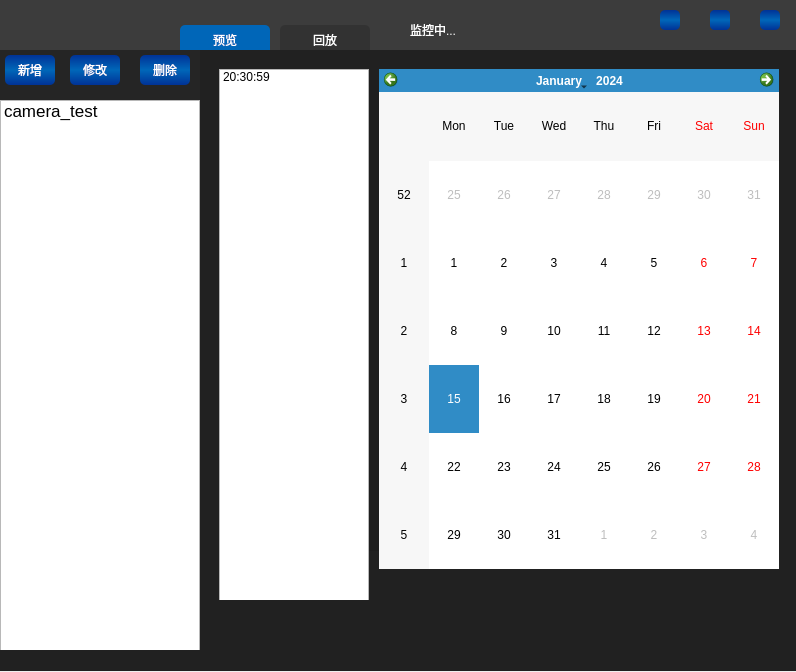
<?xml version="1.0" encoding="UTF-8"?>
<ui version="4.0">
 <class>XViewerClass</class>
 <widget class="QWidget" name="XViewerClass">
  <property name="geometry">
   <rect>
    <x>0</x>
    <y>0</y>
    <width>796</width>
    <height>672</height>
   </rect>
  </property>
  <property name="windowTitle">
   <string>XViewer</string>
  </property>
  <property name="windowIcon">
   <iconset>
    <normaloff>:/新前缀/img/xv.ico</normaloff>:/新前缀/img/xv.ico</iconset>
  </property>
  <property name="styleSheet">
   <string notr="true">/* 按钮样式 */
QPushButton:hover

 { 
background-color: qlineargradient(spread:pad, x1:0, y1:0, x2:0, y2:1, stop:0 rgba(0, 102, 184, 255), stop:0.495 rgba(39, 39, 39, 255), stop:0.505 rgba(39,39, 39, 255), stop:1 rgba(0, 102, 184, 255));
border: none;
border-radius:5px;
color: rgb(255, 255, 255);
font: 75 12pt &quot;黑体&quot;;
 }
QPushButton:!hover
 { 
	background-color: qlineargradient(spread:pad, x1:0, y1:0, x2:0, y2:1, stop:0 rgba(0, 50, 150, 255), stop:0.495 rgba(0, 102, 184, 255), stop:0.505 rgba(0, 102, 184, 255), stop:1 rgba(0, 50, 150, 255));
 border: none;
border-radius:5px;
color: rgb(255, 255, 255);
font: 75 12pt &quot;黑体&quot;;
 }



/* 顶部样式 */
#head
{
background-color: #3c3c3c;
}
#logo
{
	background-image: url(:/XViewer/img/logo_150_40.png);
}
#close
{
	background-image: url(:/XViewer/img/close.png);
}
#min
{
	background-image: url(:/XViewer/img/min.png);
}
#max
{
	background-image: url(:/XViewer/img/max.png);
}
#normal
{
	background-image: url(:/XViewer/img/normal.png);
}

/* body 样式 */
#body
{
background-color: #212121;
}
#left
{
background-color: #252525;
}
#cams
{
background-color: #1e1e1e;
}


#status
{
	color:rgb(255,255,255);
	font: 75 9pt &quot;AdOBE Arabic&quot;;
}

/* tab菜单按钮切换样式 */
#preview
{
background-color:rgb(50, 50,50);
}
#playback
{
background-color:rgb(50, 50,50);
}
#preview:checked
{
background-color:rgb(0, 102,184);
}
#playback:checked
{
background-color:rgb(0, 102,184);
}</string>
  </property>
  <widget class="QWidget" name="head" native="true">
   <property name="geometry">
    <rect>
     <x>0</x>
     <y>0</y>
     <width>800</width>
     <height>50</height>
    </rect>
   </property>
   <property name="minimumSize">
    <size>
     <width>800</width>
     <height>50</height>
    </size>
   </property>
   <property name="maximumSize">
    <size>
     <width>16777215</width>
     <height>50</height>
    </size>
   </property>
   <property name="styleSheet">
    <string notr="true"/>
   </property>
   <widget class="QWidget" name="logo" native="true">
    <property name="geometry">
     <rect>
      <x>0</x>
      <y>5</y>
      <width>155</width>
      <height>40</height>
     </rect>
    </property>
   </widget>
   <widget class="QWidget" name="head_button" native="true">
    <property name="geometry">
     <rect>
      <x>650</x>
      <y>0</y>
      <width>150</width>
      <height>50</height>
     </rect>
    </property>
    <property name="minimumSize">
     <size>
      <width>150</width>
      <height>50</height>
     </size>
    </property>
    <property name="maximumSize">
     <size>
      <width>150</width>
      <height>50</height>
     </size>
    </property>
    <widget class="QPushButton" name="close">
     <property name="geometry">
      <rect>
       <x>110</x>
       <y>10</y>
       <width>20</width>
       <height>20</height>
      </rect>
     </property>
     <property name="text">
      <string/>
     </property>
     <property name="flat">
      <bool>true</bool>
     </property>
    </widget>
    <widget class="QPushButton" name="min">
     <property name="geometry">
      <rect>
       <x>10</x>
       <y>10</y>
       <width>20</width>
       <height>20</height>
      </rect>
     </property>
     <property name="text">
      <string/>
     </property>
     <property name="flat">
      <bool>true</bool>
     </property>
    </widget>
    <widget class="QPushButton" name="max">
     <property name="geometry">
      <rect>
       <x>60</x>
       <y>10</y>
       <width>20</width>
       <height>20</height>
      </rect>
     </property>
     <property name="text">
      <string/>
     </property>
     <property name="flat">
      <bool>true</bool>
     </property>
    </widget>
    <widget class="QPushButton" name="normal">
     <property name="geometry">
      <rect>
       <x>60</x>
       <y>10</y>
       <width>20</width>
       <height>20</height>
      </rect>
     </property>
     <property name="text">
      <string/>
     </property>
     <property name="flat">
      <bool>true</bool>
     </property>
    </widget>
    <zorder>close</zorder>
    <zorder>min</zorder>
    <zorder>normal</zorder>
    <zorder>max</zorder>
   </widget>
   <widget class="QLabel" name="status">
    <property name="geometry">
     <rect>
      <x>410</x>
      <y>10</y>
      <width>200</width>
      <height>40</height>
     </rect>
    </property>
    <property name="text">
     <string>监控中...</string>
    </property>
    <property name="alignment">
     <set>Qt::AlignLeading|Qt::AlignLeft|Qt::AlignVCenter</set>
    </property>
   </widget>
   <widget class="QPushButton" name="preview">
    <property name="geometry">
     <rect>
      <x>180</x>
      <y>25</y>
      <width>90</width>
      <height>30</height>
     </rect>
    </property>
    <property name="text">
     <string>预览</string>
    </property>
    <property name="checkable">
     <bool>true</bool>
    </property>
    <property name="checked">
     <bool>true</bool>
    </property>
    <property name="autoExclusive">
     <bool>true</bool>
    </property>
   </widget>
   <widget class="QPushButton" name="playback">
    <property name="geometry">
     <rect>
      <x>280</x>
      <y>25</y>
      <width>90</width>
      <height>30</height>
     </rect>
    </property>
    <property name="text">
     <string>回放</string>
    </property>
    <property name="checkable">
     <bool>true</bool>
    </property>
    <property name="checked">
     <bool>false</bool>
    </property>
    <property name="autoExclusive">
     <bool>true</bool>
    </property>
   </widget>
  </widget>
  <widget class="QWidget" name="body" native="true">
   <property name="geometry">
    <rect>
     <x>0</x>
     <y>50</y>
     <width>801</width>
     <height>621</height>
    </rect>
   </property>
   <widget class="QWidget" name="left" native="true">
    <property name="geometry">
     <rect>
      <x>0</x>
      <y>0</y>
      <width>200</width>
      <height>600</height>
     </rect>
    </property>
    <property name="minimumSize">
     <size>
      <width>200</width>
      <height>600</height>
     </size>
    </property>
    <property name="maximumSize">
     <size>
      <width>200</width>
      <height>16777215</height>
     </size>
    </property>
    <widget class="QListWidget" name="cam_list">
     <property name="geometry">
      <rect>
       <x>0</x>
       <y>50</y>
       <width>200</width>
       <height>1000</height>
      </rect>
     </property>
     <property name="font">
      <font>
       <pointsize>13</pointsize>
      </font>
     </property>
     <property name="dragEnabled">
      <bool>true</bool>
     </property>
     <property name="iconSize">
      <size>
       <width>50</width>
       <height>50</height>
      </size>
     </property>
     <item>
      <property name="text">
       <string>camera_test</string>
      </property>
     </item>
    </widget>
    <widget class="QPushButton" name="add_cam">
     <property name="geometry">
      <rect>
       <x>5</x>
       <y>5</y>
       <width>50</width>
       <height>30</height>
      </rect>
     </property>
     <property name="text">
      <string>新增</string>
     </property>
    </widget>
    <widget class="QPushButton" name="set_cam">
     <property name="geometry">
      <rect>
       <x>70</x>
       <y>5</y>
       <width>50</width>
       <height>30</height>
      </rect>
     </property>
     <property name="text">
      <string>修改</string>
     </property>
    </widget>
    <widget class="QPushButton" name="del_cam">
     <property name="geometry">
      <rect>
       <x>140</x>
       <y>5</y>
       <width>50</width>
       <height>30</height>
      </rect>
     </property>
     <property name="text">
      <string>删除</string>
     </property>
    </widget>
   </widget>
   <widget class="QWidget" name="cams" native="true">
    <property name="geometry">
     <rect>
      <x>260</x>
      <y>30</y>
      <width>451</width>
      <height>471</height>
     </rect>
    </property>
   </widget>
   <widget class="QWidget" name="playback_wid" native="true">
    <property name="geometry">
     <rect>
      <x>219</x>
      <y>19</y>
      <width>571</width>
      <height>531</height>
     </rect>
    </property>
    <widget class="QCalendarWidget" name="cal">
     <property name="geometry">
      <rect>
       <x>160</x>
       <y>0</y>
       <width>400</width>
       <height>500</height>
      </rect>
     </property>
    </widget>
    <widget class="QListWidget" name="time_list">
     <property name="geometry">
      <rect>
       <x>0</x>
       <y>0</y>
       <width>150</width>
       <height>800</height>
      </rect>
     </property>
     <item>
      <property name="text">
       <string>20:30:59</string>
      </property>
     </item>
    </widget>
   </widget>
  </widget>
 </widget>
 <layoutdefault spacing="6" margin="11"/>
 <resources>
  <include location="xviewer.qrc"/>
 </resources>
 <connections>
  <connection>
   <sender>close</sender>
   <signal>clicked()</signal>
   <receiver>XViewerClass</receiver>
   <slot>close()</slot>
   <hints>
    <hint type="sourcelabel">
     <x>761</x>
     <y>25</y>
    </hint>
    <hint type="destinationlabel">
     <x>915</x>
     <y>285</y>
    </hint>
   </hints>
  </connection>
  <connection>
   <sender>max</sender>
   <signal>clicked()</signal>
   <receiver>XViewerClass</receiver>
   <slot>MaxWindow()</slot>
   <hints>
    <hint type="sourcelabel">
     <x>711</x>
     <y>26</y>
    </hint>
    <hint type="destinationlabel">
     <x>947</x>
     <y>325</y>
    </hint>
   </hints>
  </connection>
  <connection>
   <sender>min</sender>
   <signal>clicked()</signal>
   <receiver>XViewerClass</receiver>
   <slot>showMinimized()</slot>
   <hints>
    <hint type="sourcelabel">
     <x>667</x>
     <y>28</y>
    </hint>
    <hint type="destinationlabel">
     <x>845</x>
     <y>366</y>
    </hint>
   </hints>
  </connection>
  <connection>
   <sender>normal</sender>
   <signal>clicked()</signal>
   <receiver>XViewerClass</receiver>
   <slot>NormalWindow()</slot>
   <hints>
    <hint type="sourcelabel">
     <x>719</x>
     <y>19</y>
    </hint>
    <hint type="destinationlabel">
     <x>728</x>
     <y>-51</y>
    </hint>
   </hints>
  </connection>
  <connection>
   <sender>add_cam</sender>
   <signal>clicked()</signal>
   <receiver>XViewerClass</receiver>
   <slot>AddCam()</slot>
   <hints>
    <hint type="sourcelabel">
     <x>26</x>
     <y>71</y>
    </hint>
    <hint type="destinationlabel">
     <x>33</x>
     <y>-60</y>
    </hint>
   </hints>
  </connection>
  <connection>
   <sender>set_cam</sender>
   <signal>clicked()</signal>
   <receiver>XViewerClass</receiver>
   <slot>SetCam()</slot>
   <hints>
    <hint type="sourcelabel">
     <x>84</x>
     <y>75</y>
    </hint>
    <hint type="destinationlabel">
     <x>81</x>
     <y>-85</y>
    </hint>
   </hints>
  </connection>
  <connection>
   <sender>del_cam</sender>
   <signal>clicked()</signal>
   <receiver>XViewerClass</receiver>
   <slot>DelCam()</slot>
   <hints>
    <hint type="sourcelabel">
     <x>154</x>
     <y>71</y>
    </hint>
    <hint type="destinationlabel">
     <x>151</x>
     <y>-60</y>
    </hint>
   </hints>
  </connection>
  <connection>
   <sender>preview</sender>
   <signal>clicked()</signal>
   <receiver>XViewerClass</receiver>
   <slot>Preview()</slot>
   <hints>
    <hint type="sourcelabel">
     <x>222</x>
     <y>37</y>
    </hint>
    <hint type="destinationlabel">
     <x>208</x>
     <y>-35</y>
    </hint>
   </hints>
  </connection>
  <connection>
   <sender>playback</sender>
   <signal>clicked()</signal>
   <receiver>XViewerClass</receiver>
   <slot>Playback()</slot>
   <hints>
    <hint type="sourcelabel">
     <x>314</x>
     <y>44</y>
    </hint>
    <hint type="destinationlabel">
     <x>319</x>
     <y>-31</y>
    </hint>
   </hints>
  </connection>
 </connections>
 <slots>
  <slot>MaxWindow()</slot>
  <slot>NormalWindow()</slot>
  <slot>AddCam()</slot>
  <slot>SetCam()</slot>
  <slot>DelCam()</slot>
  <slot>Preview()</slot>
  <slot>Playback()</slot>
 </slots>
</ui>
